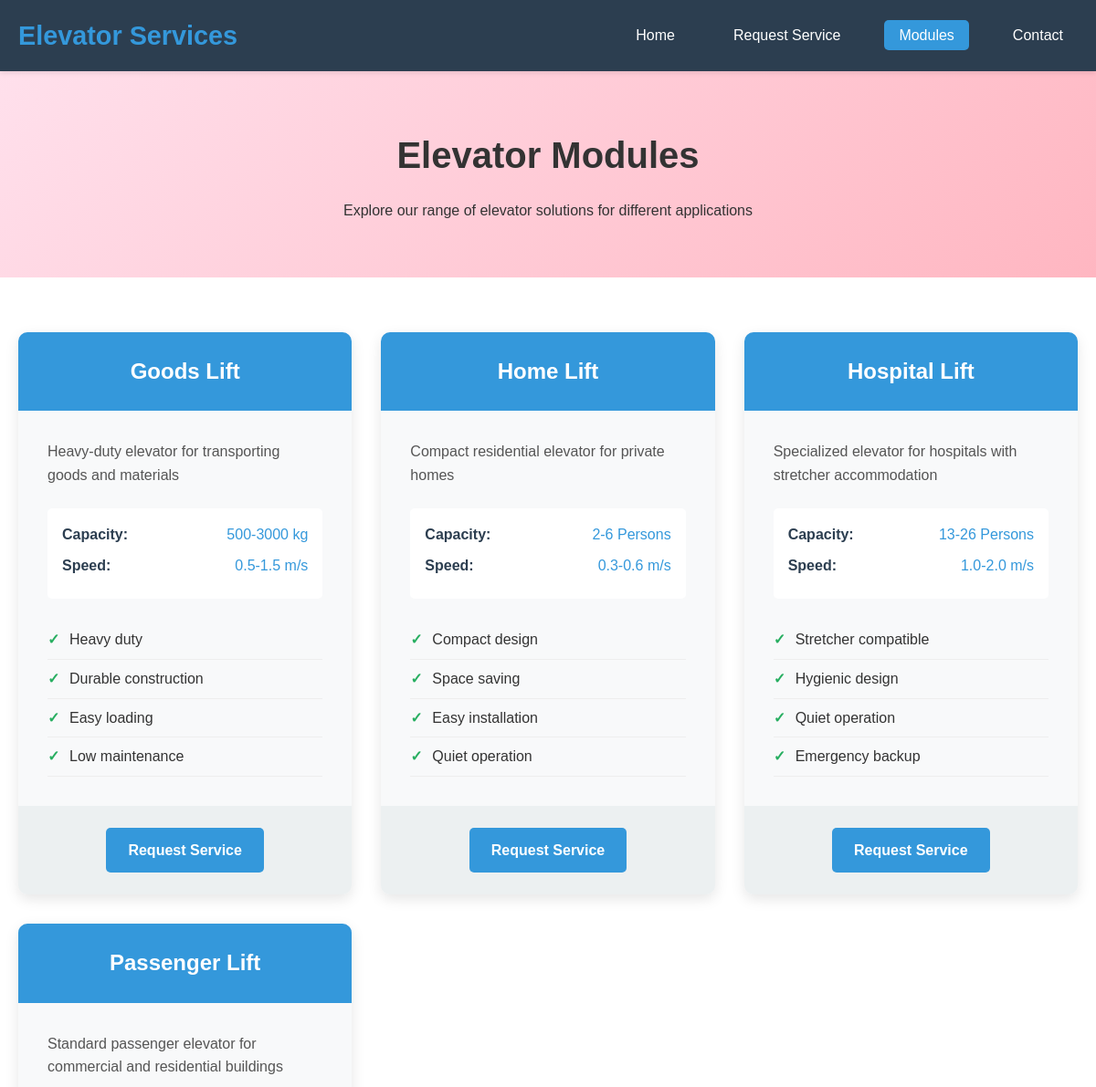
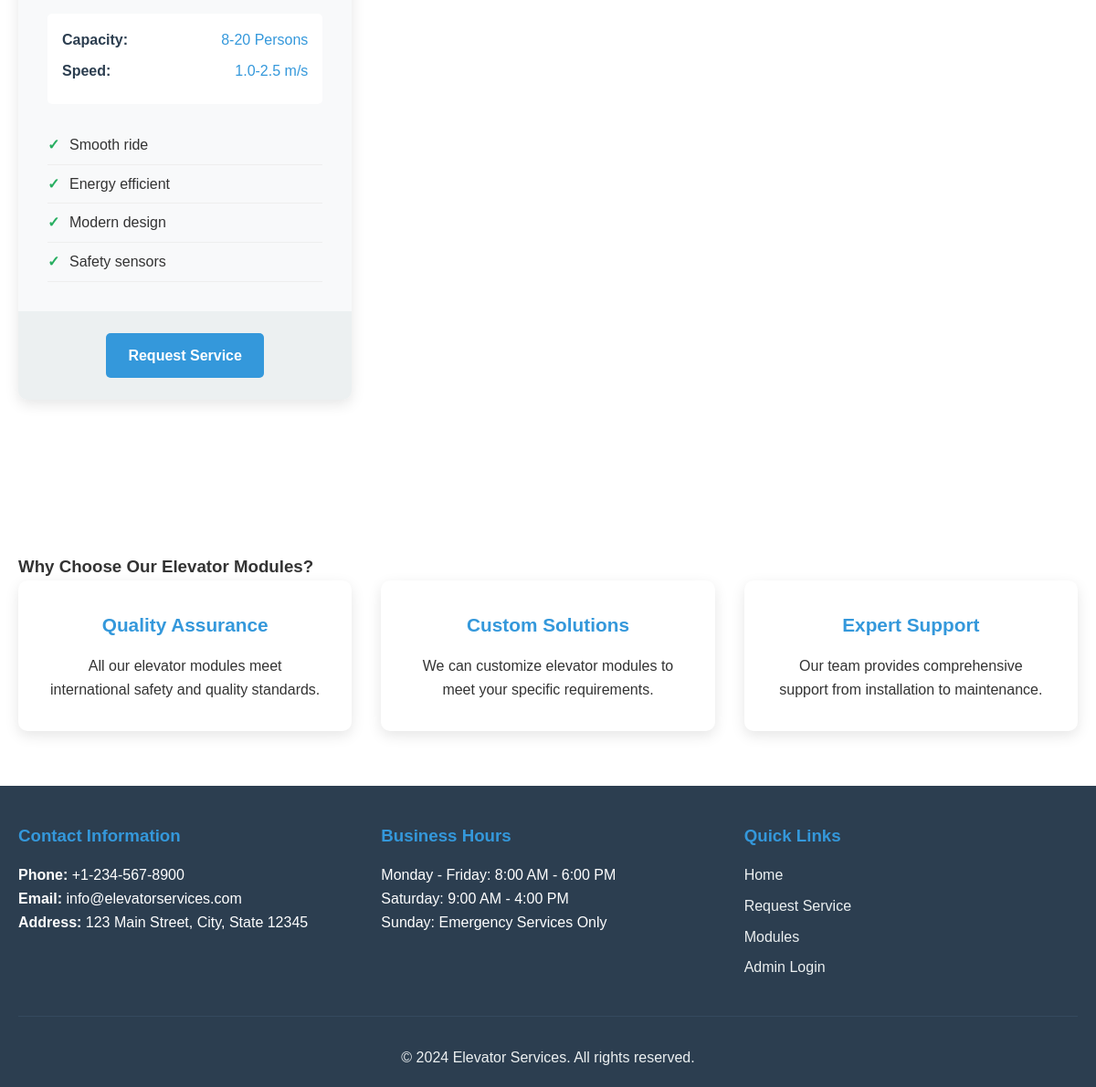
Screenshot of /modules.php with the database file from the repository (2 pictures, top to bottom).
### tables this page shows
CREATE TABLE IF NOT EXISTS modules (
    id INT AUTO_INCREMENT PRIMARY KEY,
    title VARCHAR(100) NOT NULL,
    description TEXT NOT NULL,
    capacity VARCHAR(50) NOT NULL,
    speed VARCHAR(50) NOT NULL,
    created_at TIMESTAMP DEFAULT CURRENT_TIMESTAMP
);

### modules.php (the view, shortened to what this page needs)
<?php
include 'config/db.php';
$modules = [];
$result = $conn->query("SELECT * FROM modules ORDER BY title");
if ($result) {
    while ($row = $result->fetch_assoc()) {
        $modules[] = $row;
    }
}
?>
<!DOCTYPE html>
<html lang="en">
<head>
    <link rel="stylesheet" href="css/style.css">
</head>
<body>
    <header>
        <nav>
            <div class="container">
                <div class="logo">
                    <h1>Elevator Services</h1>
                </div>
                <ul class="nav-menu">
                    <li><a href="index.html">Home</a></li>
                    <li><a href="service.php">Request Service</a></li>
                    <li><a href="modules.php" class="active">Modules</a></li>
                    <li><a href="index.html#contact">Contact</a></li>
                </ul>
            </div>
        </nav>
    </header>
    <main>
        <section class="page-header">
            <div class="container">
                <h2>Elevator Modules</h2>
                <p>Explore our range of elevator solutions for different applications</p>
            </div>
        </section>
        <section class="modules-section">
            <div class="container">
                <div class="modules-grid">
                    <?php if (!empty($modules)): ?>
                        <?php foreach ($modules as $module): ?>
                            <div class="module-card">
                                <div class="module-header">
                                    <h3><?php echo htmlspecialchars($module['title']); ?></h3>
                                </div>
                                <div class="module-content">
                                    <p class="module-description"><?php echo htmlspecialchars($module['description']); ?></p>
                                    <div class="module-specs">
                                        <div class="spec-item">
                                            <span class="spec-label">Capacity:</span>
                                            <span class="spec-value"><?php echo htmlspecialchars($module['capacity']); ?></span>
                                        </div>
                                        <div class="spec-item">
                                            <span class="spec-label">Speed:</span>
                                            <span class="spec-value"><?php echo htmlspecialchars($module['speed']); ?></span>
                                        </div>
                                    </div>
                                    <div class="module-features">
                                        <?php
                                        $features = [];
                                        switch ($module['title']) {
                                            case 'Passenger Lift':
                                                $features = ['Smooth ride', 'Energy efficient', 'Modern design', 'Safety sensors'];
                                                break;
                                            case 'Goods Lift':
                                                $features = ['Heavy duty', 'Durable construction', 'Easy loading', 'Low maintenance'];
                                                break;
                                            case 'Hospital Lift':
                                                $features = ['Stretcher compatible', 'Hygienic design', 'Quiet operation', 'Emergency backup'];
                                                break;
                                            case 'Home Lift':
                                                $features = ['Compact design', 'Space saving', 'Easy installation', 'Quiet operation'];
                                                break;
                                        }
                                        ?>
                                        <ul>
                                            <?php foreach ($features as $feature): ?>
                                                <li><?php echo htmlspecialchars($feature); ?></li>
                                            <?php endforeach; ?>
                                        </ul>
                                    </div>
                                </div>
                                <div class="module-footer">
                                    <a href="service.php?elevator_type=<?php echo urlencode($module['title']); ?>" class="btn btn-primary">Request Service</a>
                                </div>
                            </div>
                        <?php endforeach; ?>
                    <?php else: ?>
                        <div class="no-modules">
                            <p>No elevator modules available at the moment. Please check back later.</p>
                        </div>
                    <?php endif; ?>
                </div>
            </div>
        </section>
        <section class="module-info">
            <div class="container">
                <h3>Why Choose Our Elevator Modules?</h3>
                <div class="info-grid">
                    <div class="info-card">
                        <h4>Quality Assurance</h4>
                        <p>All our elevator modules meet international safety and quality standards.</p>
                    </div>
                    <div class="info-card">
                        <h4>Custom Solutions</h4>
                        <p>We can customize elevator modules to meet your specific requirements.</p>
                    </div>
                    <div class="info-card">
                        <h4>Expert Support</h4>
                        <p>Our team provides comprehensive support from installation to maintenance.</p>
                    </div>
                </div>
            </div>
        </section>
    </main>
    <footer>
        <div class="container">
            <div class="footer-content">
                <div class="footer-section">
                    <h3>Contact Information</h3>
                    <p><strong>Phone:</strong> +1-234-567-8900</p>
                    <p><strong>Email:</strong> info@elevatorservices.com</p>
                    <p><strong>Address:</strong> 123 Main Street, City, State 12345</p>
                </div>
                <div class="footer-section">
                    <h3>Business Hours</h3>
                    <p>Monday - Friday: 8:00 AM - 6:00 PM</p>
                    <p>Saturday: 9:00 AM - 4:00 PM</p>
                    <p>Sunday: Emergency Services Only</p>
                </div>
                <div class="footer-section">
                    <h3>Quick Links</h3>
                    <ul>
                        <li><a href="index.html">Home</a></li>
                        <li><a href="service.php">Request Service</a></li>
                        <li><a href="modules.php">Modules</a></li>
                        <li><a href="admin/login.php">Admin Login</a></li>
                    </ul>
                </div>
            </div>
            <div class="footer-bottom">
                <p>&copy; 2024 Elevator Services. All rights reserved.</p>
            </div>
        </div>
    </footer>
</body>
</html>

### css/style.css (style rules this page uses)
* { margin: 0; padding: 0; box-sizing: border-box; }
body { font-family: 'Arial', sans-serif; line-height: 1.6; color: #333; background-color: #ffffff; }
.container { max-width: 1200px; margin: 0 auto; padding: 0 20px; }
header { background: #2c3e50; color: white; padding: 1rem 0; position: sticky; top: 0; z-index: 1000; box-shadow: 0 2px 5px rgba(0,0,0,0.1); }
nav .container { display: flex; justify-content: space-between; align-items: center; }
.logo h1 { color: #3498db; font-size: 1.8rem; }
.nav-menu { display: flex; list-style: none; gap: 2rem; }
.nav-menu a { color: white; text-decoration: none; padding: 0.5rem 1rem; border-radius: 5px; transition: all 0.3s ease; }
.nav-menu a:hover, .nav-menu a.active { background: #3498db; color: white; }
.btn { display: inline-block; padding: 12px 24px; text-decoration: none; border-radius: 5px; font-weight: bold; transition: all 0.3s ease; border: none; cursor: pointer; font-size: 1rem; }
.btn-primary { background: #3498db; color: white; }
.page-header { background: linear-gradient(135deg, #ffe0ec 0%, #ffb6c1 100%); color: #333; padding: 60px 0; text-align: center; }
.page-header h2 { font-size: 2.5rem; margin-bottom: 1rem; }
.info-grid { display: grid; grid-template-columns: repeat(auto-fit, minmax(250px, 1fr)); gap: 2rem; }
.info-card { background: white; padding: 2rem; border-radius: 10px; text-align: center; box-shadow: 0 5px 15px rgba(0,0,0,0.1); }
.info-card h4 { color: #3498db; margin-bottom: 1rem; font-size: 1.3rem; }
.modules-section { padding: 60px 0; background: white; }
.modules-grid { display: grid; grid-template-columns: repeat(auto-fit, minmax(350px, 1fr)); gap: 2rem; margin-bottom: 3rem; }
.module-card { background: #f8f9fa; border-radius: 10px; overflow: hidden; box-shadow: 0 5px 15px rgba(0,0,0,0.1); transition: transform 0.3s ease; }
.module-header { background: #3498db; color: white; padding: 1.5rem; text-align: center; }
.module-header h3 { font-size: 1.5rem; margin: 0; }
.module-content { padding: 2rem; }
.module-description { margin-bottom: 1.5rem; color: #555; }
.module-specs { background: white; padding: 1rem; border-radius: 5px; margin-bottom: 1.5rem; }
.spec-item { display: flex; justify-content: space-between; margin-bottom: 0.5rem; }
.spec-label { font-weight: bold; color: #2c3e50; }
.spec-value { color: #3498db; }
.module-features ul { list-style: none; padding: 0; }
.module-features li { padding: 0.5rem 0; border-bottom: 1px solid #eee; position: relative; padding-left: 1.5rem; }
.module-features li:before { content: "✓"; position: absolute; left: 0; color: #27ae60; font-weight: bold; }
.module-footer { padding: 1.5rem; text-align: center; background: #ecf0f1; }
.module-info { padding: 60px 0; background: #ffffff; }
footer { background: #2c3e50; color: white; padding: 40px 0 20px; }
.footer-content { display: grid; grid-template-columns: repeat(auto-fit, minmax(250px, 1fr)); gap: 2rem; margin-bottom: 2rem; }
.footer-section h3 { color: #3498db; margin-bottom: 1rem; }
.footer-section ul { list-style: none; }
.footer-section ul li { margin-bottom: 0.5rem; }
.footer-section a { color: #ecf0f1; text-decoration: none; transition: color 0.3s ease; }
.footer-bottom { text-align: center; padding-top: 2rem; border-top: 1px solid #34495e; color: #ecf0f1; }

### rows the page displays
modules: title "Goods Lift", description "Heavy-duty elevator for transporting goods and materials", capacity "500-3000 kg", speed "0.5-1.5 m/s", feature "Heavy duty", feature "Durable construction", feature "Easy loading", feature "Low maintenance"
modules: title "Home Lift", description "Compact residential elevator for private homes", capacity "2-6 Persons", speed "0.3-0.6 m/s", feature "Compact design", feature "Space saving", feature "Easy installation", feature "Quiet operation"
modules: title "Hospital Lift", description "Specialized elevator for hospitals with stretcher accommodation", capacity "13-26 Persons", speed "1.0-2.0 m/s", feature "Stretcher compatible", feature "Hygienic design", feature "Quiet operation", feature "Emergency backup"
modules: title "Passenger Lift", description "Standard passenger elevator for commercial and residential buildings", capacity "8-20 Persons", speed "1.0-2.5 m/s", feature "Smooth ride", feature "Energy efficient", feature "Modern design", feature "Safety sensors"
